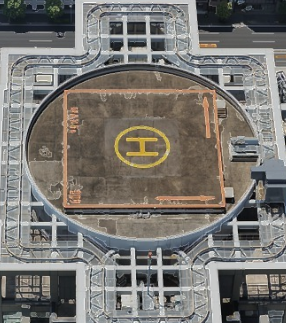
#> input picture src/ML_Predictions/enhancedLandingPictures/Figure_2.png, 286 x 323 px, found by its file name
$ python landing_pad_detection.py
#> lines starting #> are read from the running program, lines starting #| are printed output that depends on the picture; after the words box and inside, x2 and y2 are one past the last pixel; in counts of white or black regions, pixels touching at a corner belong together


import cv2
import numpy as np

def detect_landing_pad(image_path, min_radius=50, max_radius=150, min_dist=100, param1=100, param2=50):
    """
    Detects a landing pad in an image.

    Args:
        image_path: Path to the image file.
        min_radius: Minimum radius of the landing pad circle.
        max_radius: Maximum radius of the landing pad circle.
        min_dist: Minimum distance between detected circles.
        param1: First method-specific parameter for HoughCircles.
        param2: Second method-specific parameter for HoughCircles.

    Returns:
        True if a landing pad is detected, False otherwise.
    """
#> called with min_radius = 50, max_radius = 150, min_dist = 100, param1 = 100, param2 = 50

    # Load the image
    image = cv2.imread(image_path)
#> image is the input picture: shape (323, 286, 3); mean B, G, R 113.3, 117.8, 120.4
    if image is None:
        print("Image not found!")
        return False

    # Convert to grayscale
    gray = cv2.cvtColor(image, cv2.COLOR_BGR2GRAY)

    # Apply Gaussian blur to reduce noise
    blurred = cv2.GaussianBlur(gray, (5, 5), 0)
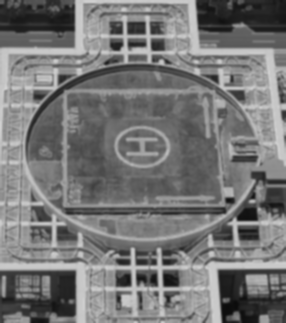
#> blurred: shape (323, 286); min 11, max 209, mean 118.1

    # Detect circles using Hough Circle Transform
    circles = cv2.HoughCircles(
        blurred,
        cv2.HOUGH_GRADIENT,
        dp=1.2,
        minDist=min_dist,
        param1=param1,
        param2=param2,
        minRadius=min_radius,
        maxRadius=max_radius
    )
#> circles = [[138.6, 205.8, 136], [147, 102.6, 138.7], [246.6, 150.6, 103], [173.4, 309, 109.6], [40.2, 167.4, 95.12], [67.8, 292.2, 52.88]]

    # If no circles are detected, return False
    if circles is None:
        print("No circles detected.")
        return False

    # Process detected circles
    circles = np.uint16(np.around(circles))
#> circles = [[139, 206, 136], [147, 103, 139], [247, 151, 103], [173, 309, 110], [40, 167, 95], [68, 292, 53]]
    for i in circles[0, :]:
        center = (i[0], i[1])
        radius = i[2]

        # Extract ROI around the circle
        x1 = max(0, int(center[0]) - radius)
        y1 = max(0, int(center[1]) - radius)
        x2 = min(image.shape[1], int(center[0]) + radius)
        y2 = min(image.shape[0], int(center[1]) + radius)
        roi = gray[y1:y2, x1:x2]

        # Enhance contrast for better shape detection
        clahe = cv2.createCLAHE(clipLimit=2.0, tileGridSize=(8, 8))
        roi_clahe = clahe.apply(roi)

        # Thresholding to create a binary image
        _, thresh = cv2.threshold(roi_clahe, 0, 255, cv2.THRESH_BINARY_INV + cv2.THRESH_OTSU)

        # Find contours in the binary image
        contours, _ = cv2.findContours(thresh, cv2.RETR_EXTERNAL, cv2.CHAIN_APPROX_SIMPLE)

        for contour in contours:
            approx = cv2.approxPolyDP(contour, 0.04 * cv2.arcLength(contour, True), True)

            # Check for H-like shape based on vertices and aspect ratio
            if len(approx) >= 4 and cv2.contourArea(approx) > 0.1 * (radius ** 2 * np.pi) and is_h_like_shape(approx):
                cv2.circle(image, center, radius, (0, 255, 0), 2)
                cv2.rectangle(image, (x1, y1), (x2, y2), (255, 0, 0), 2)
                cv2.putText(image, "Landing Pad Detected", (x1, y1 - 10), cv2.FONT_HERSHEY_SIMPLEX, 0.6, (0, 255, 0), 2)
                cv2.imshow("Landing Pad Detection", image)
                cv2.waitKey(0)
                cv2.destroyAllWindows()
                return True
#> this loop made 3 passes
#> (center, radius, x1, y1, x2, y2) on passes 1 to 3: ((139, 206), 136, 3, 70, 275, 323), ((147, 103), 139, 8, 0, 286, 242), ((247, 151), 103, 144, 48, 286, 254)
#> pass 1, in detect_landing_pad, `_, thresh = cv2.threshold(roi_clahe, 0, 255, cv2.THRESH_BINARY_INV + c..`:
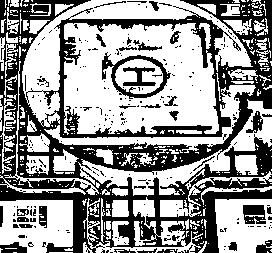
#> thresh: shape (253, 272); 59.4% white; 269 black regions (233 under 20 px), largest, box (x1, y1, x2, y2) and area: (0, 0, 272, 253) 23852, (102, 52, 171, 99) 761, (243, 205, 266, 224) 351
#> pass 2, in detect_landing_pad, `roi = gray[y1:y2, x1:x2]`:
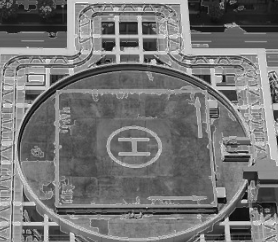
#> roi: shape (242, 278); min 5, max 247, mean 116.8
#> after the loop:
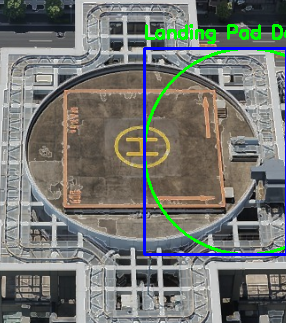
#> image: shape (323, 286, 3); 3.81% of pixels changed, all inside (x1, y1, x2, y2) = (143, 24, 286, 256)
#> after the loop:
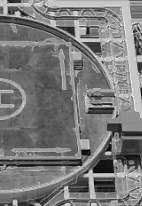
#> roi: shape (206, 142); min 5, max 245, mean 121.7
#> after the loop:
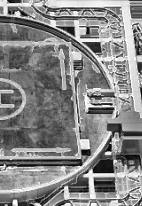
#> roi_clahe: shape (206, 142); min 2, max 255, mean 135.1
#> after the loop:
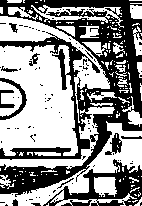
#> thresh: shape (206, 142); 57% white; 103 black regions (91 under 20 px), largest, box (x1, y1, x2, y2) and area: (0, 0, 142, 197) 9860, (43, 159, 142, 206) 1659, (0, 78, 27, 120) 262

    print("No landing pad detected.")
    return False

def is_h_like_shape(approx):
    """
    Checks if the detected contour resembles an "H" shape.
    """
    x, y, w, h = cv2.boundingRect(approx)
    aspect_ratio = w / float(h)

    # Ensure the aspect ratio roughly matches an "H"
    if 0.3 < aspect_ratio < 0.7:
        return True
    return False

# Test the function
if __name__ == "__main__":
    image_path = "C:\\Users\\Duanm\\FlightSimulationCore\\ML_Predictions\\enhancedLandingPictures\\Figure_2.png"# Update with your image path
    detected = detect_landing_pad(image_path)
    print("Landing pad detected:", detected)
with open("detection_status.txt", "w") as f:
    f.write("Landing pad detected" if detected else "No pad detected")

$ run again, with src/ML_Predictions/enhancedLandingPictures/Figure_1.png copied over src/ML_Predictions/enhancedLandingPictures/Figure_2.png
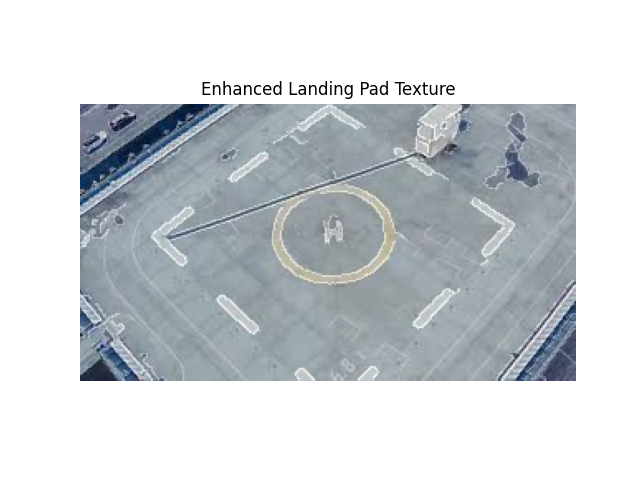
#> input picture src/ML_Predictions/enhancedLandingPictures/Figure_1.png, 640 x 480 px, found by its file name
#> in detect_landing_pad, image is the input picture: shape (480, 640, 3); mean B, G, R 214.2, 210.9, 206.2
#> in detect_landing_pad, `circles = cv2.HoughCircles( blurred, cv2.HOUGH_GRADIENT, dp=1.2, minDi..`: circles = [[209.4, 264.6, 128.1], [312.6, 221.4, 149.2], [433.8, 281.4, 124.2], [144.6, 90.6, 67.04], [258.6, 90.6, 53.36]]
#> in detect_landing_pad, `circles = np.uint16(np.around(circles))`: circles = [[209, 265, 128], [313, 221, 149], [434, 281, 124], [145, 91, 67], [259, 91, 53]]
#> the loop in detect_landing_pad, `for i in circles[0, :]:` made 5 passes
#> (center, radius, x1, y1, x2, y2) on passes 1 to 3: ((209, 265), 128, 81, 137, 337, 393), ((313, 221), 149, 164, 72, 462, 370), ((434, 281), 124, 310, 157, 558, 405)
#> pass 1, in detect_landing_pad, `_, thresh = cv2.threshold(roi_clahe, 0, 255, cv2.THRESH_BINARY_INV + c..`:
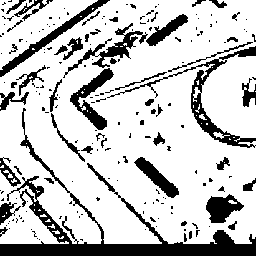
#> thresh: shape (256, 256); 77.6% white; 198 black regions (147 under 20 px), largest, box (x1, y1, x2, y2) and area: (0, 108, 256, 256) 5086, (107, 46, 256, 148) 1481, (0, 0, 110, 77) 938
#> after the loop in detect_landing_pad, `for i in circles[0, :]:`:
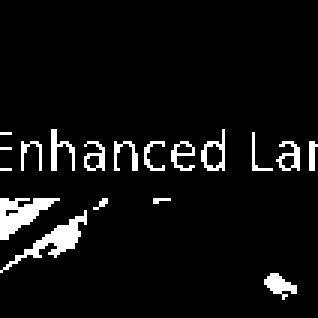
#> thresh: shape (106, 106) (shown 3 times larger); 6.1% white; 18 white regions (5 under 20 px), largest, box (x1, y1, x2, y2) and area: (0, 66, 20, 80) 139, (0, 70, 29, 91) 138, (88, 91, 99, 100) 51

$ run again, with src/ML_Predictions/enhancedLandingPictures/Figure_4.png copied over src/ML_Predictions/enhancedLandingPictures/Figure_2.png
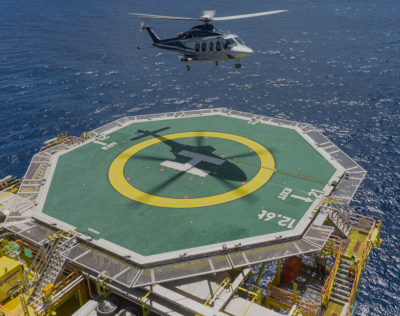
#> input picture src/ML_Predictions/enhancedLandingPictures/Figure_4.png, 400 x 316 px, found by its file name
#> in detect_landing_pad, image is the input picture: shape (316, 400, 3); mean B, G, R 105.5, 104.4, 91.2
#> in detect_landing_pad, `circles = cv2.HoughCircles( blurred, cv2.HOUGH_GRADIENT, dp=1.2, minDi..`: circles = [[173.4, 163.8, 138.7], [217.8, 259.8, 149.2], [358.2, 245.4, 54.2]]
#> in detect_landing_pad, `circles = np.uint16(np.around(circles))`: circles = [[173, 164, 139], [218, 260, 149], [358, 245, 54]]
#> the loop in detect_landing_pad, `for i in circles[0, :]:` made 3 passes
#> (center, radius, x1, y1, x2, y2) on passes 1, 3: ((173, 164), 139, 34, 25, 312, 303), ((358, 245), 54, 304, 191, 400, 299)
#> after the loop in detect_landing_pad, `for i in circles[0, :]:`:
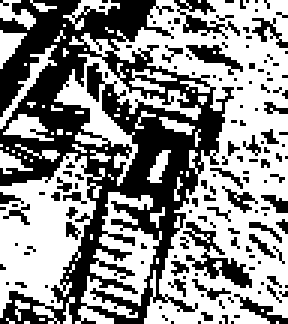
#> thresh: shape (108, 96) (shown 3 times larger); 55.7% white; 145 black regions (132 under 20 px), largest, box (x1, y1, x2, y2) and area: (0, 0, 78, 108) 3495, (61, 74, 84, 96) 156, (58, 0, 80, 13) 97
